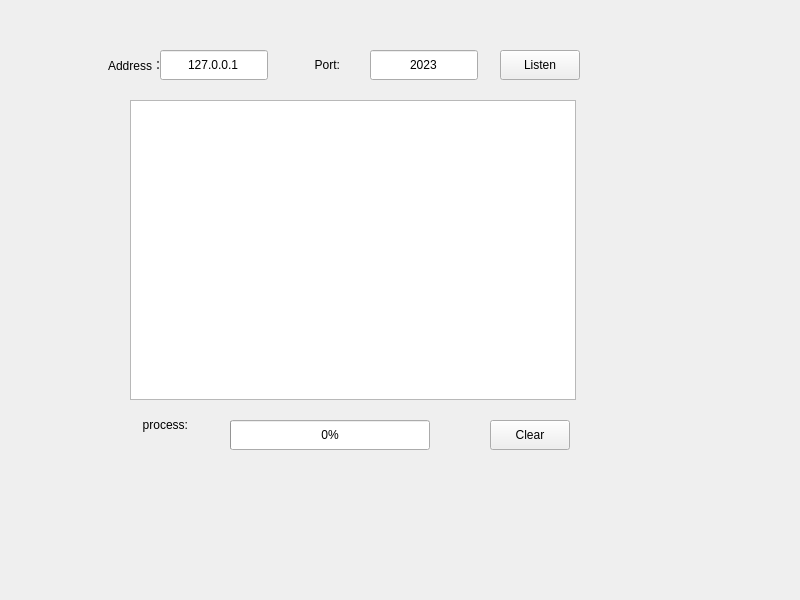
<?xml version="1.0" encoding="UTF-8"?>
<ui version="4.0">
 <class>Widget</class>
 <widget class="QWidget" name="Widget">
  <property name="geometry">
   <rect>
    <x>0</x>
    <y>0</y>
    <width>800</width>
    <height>600</height>
   </rect>
  </property>
  <property name="windowTitle">
   <string>Widget</string>
  </property>
  <widget class="QPushButton" name="clearBtn">
   <property name="geometry">
    <rect>
     <x>490</x>
     <y>420</y>
     <width>80</width>
     <height>30</height>
    </rect>
   </property>
   <property name="minimumSize">
    <size>
     <width>0</width>
     <height>30</height>
    </size>
   </property>
   <property name="maximumSize">
    <size>
     <width>16777215</width>
     <height>30</height>
    </size>
   </property>
   <property name="text">
    <string>Clear</string>
   </property>
  </widget>
  <widget class="QLabel" name="label">
   <property name="geometry">
    <rect>
     <x>63</x>
     <y>50</y>
     <width>101</width>
     <height>30</height>
    </rect>
   </property>
   <property name="minimumSize">
    <size>
     <width>0</width>
     <height>30</height>
    </size>
   </property>
   <property name="maximumSize">
    <size>
     <width>16777215</width>
     <height>30</height>
    </size>
   </property>
   <property name="text">
    <string>Address：</string>
   </property>
   <property name="alignment">
    <set>Qt::AlignRight|Qt::AlignTrailing|Qt::AlignVCenter</set>
   </property>
  </widget>
  <widget class="QProgressBar" name="progressBar">
   <property name="geometry">
    <rect>
     <x>230</x>
     <y>420</y>
     <width>200</width>
     <height>30</height>
    </rect>
   </property>
   <property name="minimumSize">
    <size>
     <width>200</width>
     <height>30</height>
    </size>
   </property>
   <property name="maximumSize">
    <size>
     <width>16777215</width>
     <height>30</height>
    </size>
   </property>
   <property name="value">
    <number>0</number>
   </property>
  </widget>
  <widget class="QLabel" name="label_2">
   <property name="geometry">
    <rect>
     <x>299</x>
     <y>50</y>
     <width>41</width>
     <height>30</height>
    </rect>
   </property>
   <property name="minimumSize">
    <size>
     <width>0</width>
     <height>30</height>
    </size>
   </property>
   <property name="maximumSize">
    <size>
     <width>16777215</width>
     <height>30</height>
    </size>
   </property>
   <property name="text">
    <string>Port:</string>
   </property>
   <property name="alignment">
    <set>Qt::AlignRight|Qt::AlignTrailing|Qt::AlignVCenter</set>
   </property>
  </widget>
  <widget class="QLabel" name="label_3">
   <property name="geometry">
    <rect>
     <x>117</x>
     <y>410</y>
     <width>71</width>
     <height>30</height>
    </rect>
   </property>
   <property name="minimumSize">
    <size>
     <width>0</width>
     <height>30</height>
    </size>
   </property>
   <property name="maximumSize">
    <size>
     <width>16777215</width>
     <height>30</height>
    </size>
   </property>
   <property name="text">
    <string>process:</string>
   </property>
   <property name="alignment">
    <set>Qt::AlignRight|Qt::AlignTrailing|Qt::AlignVCenter</set>
   </property>
  </widget>
  <widget class="QPushButton" name="listenBtn">
   <property name="geometry">
    <rect>
     <x>500</x>
     <y>50</y>
     <width>80</width>
     <height>30</height>
    </rect>
   </property>
   <property name="minimumSize">
    <size>
     <width>0</width>
     <height>30</height>
    </size>
   </property>
   <property name="maximumSize">
    <size>
     <width>16777215</width>
     <height>30</height>
    </size>
   </property>
   <property name="text">
    <string>Listen</string>
   </property>
  </widget>
  <widget class="QLineEdit" name="addressEt">
   <property name="geometry">
    <rect>
     <x>160</x>
     <y>50</y>
     <width>108</width>
     <height>30</height>
    </rect>
   </property>
   <property name="minimumSize">
    <size>
     <width>0</width>
     <height>30</height>
    </size>
   </property>
   <property name="maximumSize">
    <size>
     <width>16777215</width>
     <height>30</height>
    </size>
   </property>
   <property name="text">
    <string>127.0.0.1</string>
   </property>
   <property name="alignment">
    <set>Qt::AlignCenter</set>
   </property>
  </widget>
  <widget class="QTextEdit" name="receiveEt">
   <property name="geometry">
    <rect>
     <x>130</x>
     <y>100</y>
     <width>446</width>
     <height>300</height>
    </rect>
   </property>
   <property name="minimumSize">
    <size>
     <width>0</width>
     <height>300</height>
    </size>
   </property>
  </widget>
  <widget class="QLineEdit" name="portEt">
   <property name="geometry">
    <rect>
     <x>370</x>
     <y>50</y>
     <width>108</width>
     <height>30</height>
    </rect>
   </property>
   <property name="minimumSize">
    <size>
     <width>0</width>
     <height>30</height>
    </size>
   </property>
   <property name="maximumSize">
    <size>
     <width>16777215</width>
     <height>30</height>
    </size>
   </property>
   <property name="text">
    <string>2023</string>
   </property>
   <property name="alignment">
    <set>Qt::AlignCenter</set>
   </property>
  </widget>
 </widget>
 <resources/>
 <connections/>
</ui>
